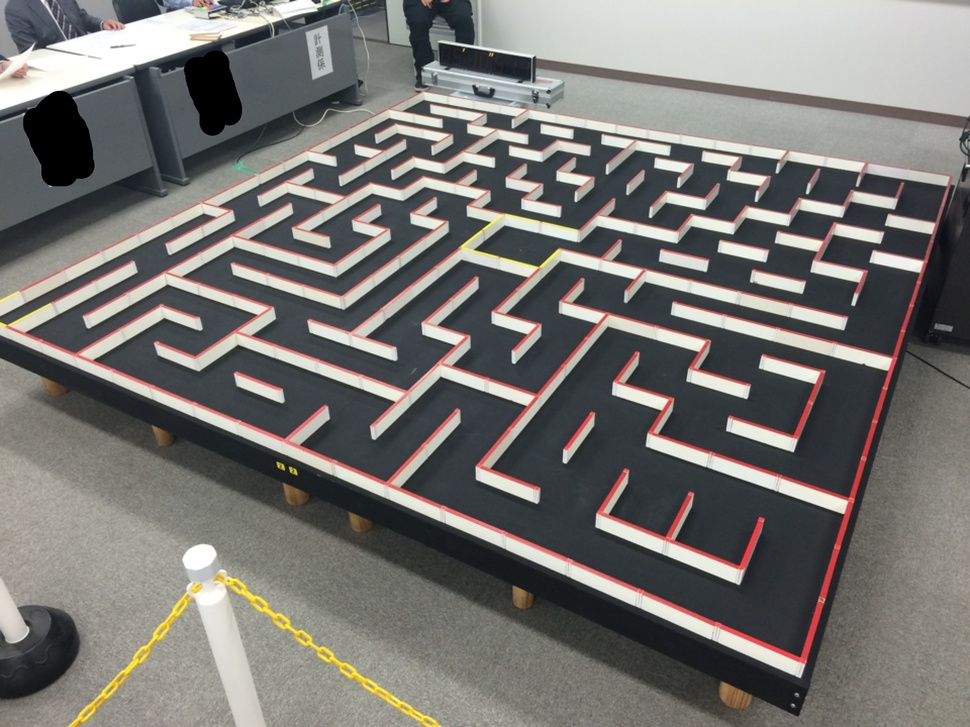
//> input picture source/1.jpg, 970 x 727 px, shrunk from 1920 x 1440 before the run
$ ./main ../source/1.jpg out.png ../source/2.jpg 3 3   (built with g++ and OpenCV 4)
//> lines starting //> are read from the running program, lines starting //| are printed output that depends on the picture; after the words box and inside, x2 and y2 are one past the last pixel; in counts of white or black regions, pixels touching at a corner belong together
//> further down, img1 is the input picture: 727 rows x 970 cols, CV_8UC3; mean B, G, R 113.8, 117.2, 119.3
#include <iostream>
#include <opencv2/opencv.hpp>
#include <fstream>

#include <stdio.h>
#include <stdlib.h>

using namespace std;
using namespace cv;


// [6 lines of commented-out code are left out]

void colorExtraction(Mat *src, Mat *dst, int code,
					 int ch1Lower, int ch1Upper,
					 int ch2Lower, int ch2Upper,
					 int ch3Lower, int ch3Upper
	){
//> called with code = 40, ch1Lower = 160, ch1Upper = 50, ch2Lower = 45, ch2Upper = 255, ch3Lower = 30, ch3Upper = 255
	Mat colorImage;
	int lower[3];
	int upper[3];

	Mat lut = Mat(256, 1, CV_8UC3);
	cvtColor(*src, colorImage, code);
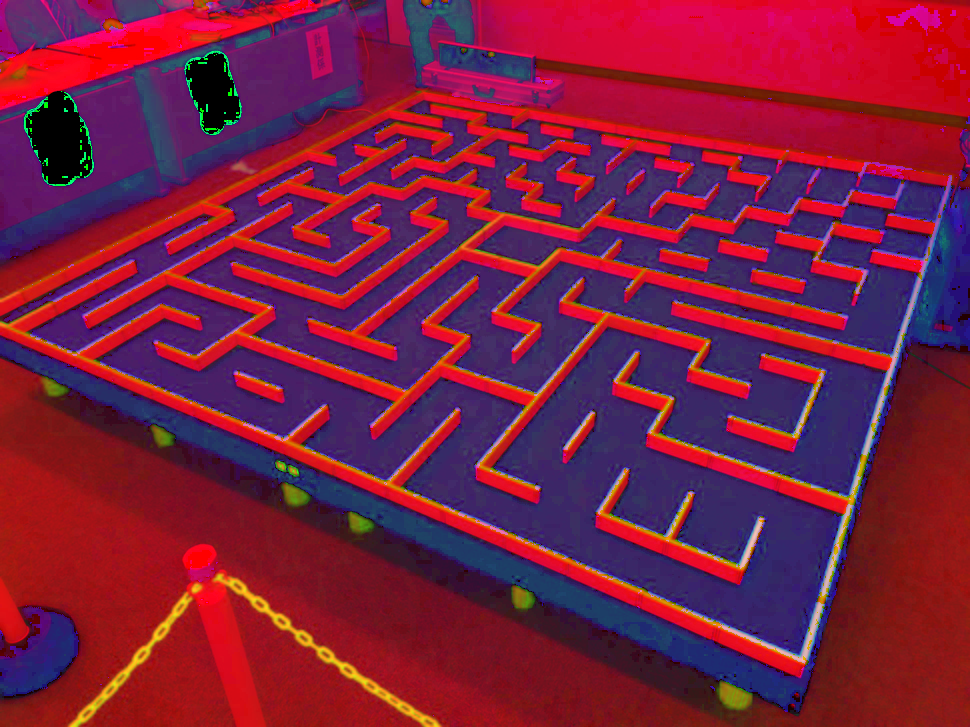
//> colorImage: 727 rows x 970 cols, CV_8UC3; mean B, G, R 63, 29.9, 123.3

	lower[0] = ch1Lower;
	lower[1] = ch2Lower;
	lower[2] = ch3Lower;
	upper[0] = ch1Upper;
	upper[1] = ch2Upper;
	upper[2] = ch3Upper;

	// [28 lines of commented-out code are left out]

	Mat tmp = Mat(src->rows, src->cols, CV_8UC3);
	uchar hsv[3];
	for (int i=0; i<src->cols; i++) {
		for (int j=0; j<src->rows; j++) {
			hsv[0] = colorImage.at<Vec3b>(j, i)[0];
			hsv[1] = colorImage.at<Vec3b>(j, i)[1];
			hsv[2] = colorImage.at<Vec3b>(j, i)[2];
			if (lower[0] <= upper[0]) {
				if(((lower[0] <= hsv[0]) && (hsv[0] <= upper[0]))
				   && ((lower[1] <= hsv[1]) && (hsv[1] <= upper[1]))
				   && ((lower[2] <= hsv[2]) && (hsv[2] <= upper[2]))){
					tmp.at<uchar>(j, i*3) = 255;
					tmp.at<uchar>(j, i*3+1) = 255;
					tmp.at<uchar>(j, i*3+2) = 255;
				} else {
					tmp.at<uchar>(j, i*3) = 0;
					tmp.at<uchar>(j, i*3+1) = 0;
					tmp.at<uchar>(j, i*3+2) = 0;
				}
			} else {
				if(((lower[0] <= hsv[0]) || (hsv[0] <= upper[0]))
				   && ((lower[1] <= hsv[1]) && (hsv[1] <= upper[1]))
				   && ((lower[2] <= hsv[2]) && (hsv[2] <= upper[2]))){
					tmp.at<uchar>(j, i*3) = 255;
					tmp.at<uchar>(j, i*3+1) = 255;
					tmp.at<uchar>(j, i*3+2) = 255;
				} else {
					tmp.at<uchar>(j, i*3) = 0;
					tmp.at<uchar>(j, i*3+1) = 0;
					tmp.at<uchar>(j, i*3+2) = 0;
				}
			}
		}
	}
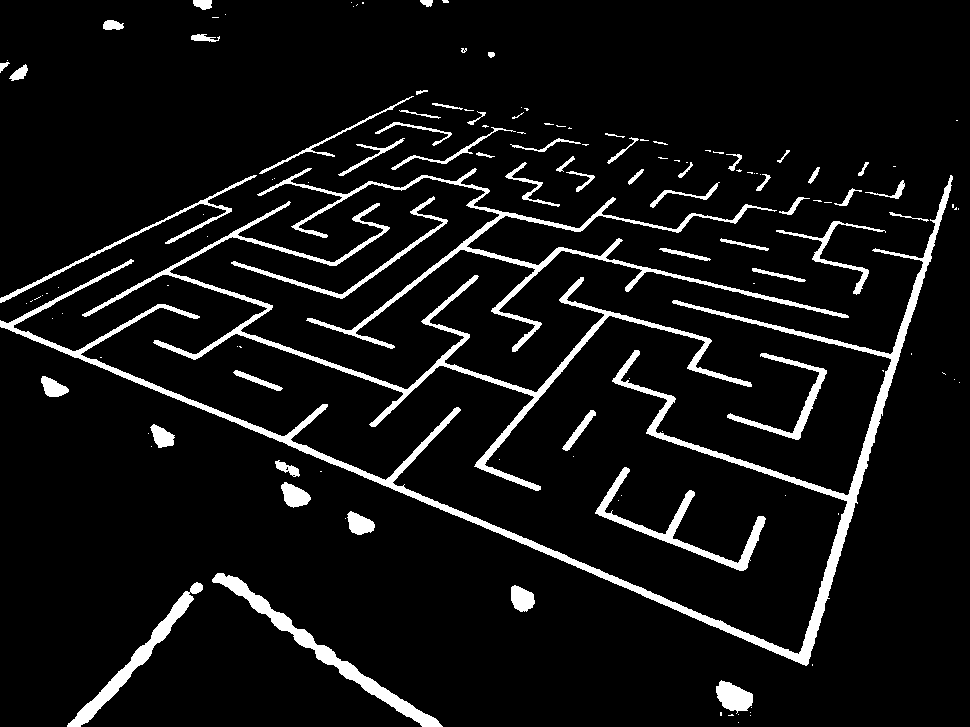
//> tmp: 727 rows x 970 cols, CV_8UC3; 7.3% white; 137 white regions (79 under 20 px), largest, box (x1, y1, x2, y2) and area: (0, 175, 953, 666) 14967, (82, 201, 752, 491) 8390, (257, 168, 849, 352) 6466
//> after the loop, hsv = [35, 25, 131]
	*dst = tmp;
	return;
}

int isExistWall(Mat &mat, int sizeX, int sizeY, int posX, int posY, int side){
	const int dst_width = mat.cols;
	const int dst_height = mat.rows;
	const double divX = (double)dst_width / sizeX;
	const double divY = (double)dst_height / sizeY;
	const int widthWallColumn = divX / 10;
	const int widthWallRow = divY / 10;
	int flag = 1;
	int count = 0;
	Vec3b bgr;
	int x, y;

	if(side == 0){ //right
		for (int i=1; i<4; i++) {
			count = 0;
			y = (int)(divY * (posY + (double)(i)/4));
			x = (int)(divX * (posX+1) - widthWallColumn);
			for (int j=0; j<3*widthWallColumn; j++, x++) {
				bgr = mat.at<Vec3b>(y, x);
				if(bgr[1] > 100){
					++ count;
					// mat.at<Vec3b>(y, x)[0] = 0;
					// mat.at<Vec3b>(y, x)[1] = 0;
					// mat.at<Vec3b>(y, x)[2] = 255;
				}
			}
			if(count < widthWallColumn * 0.1){
				flag = 0;
				break;
			}
		}
	} else { //down
		for (int i=1; i<4; i++) {
			count = 0;
			x = (int)(divX * (posX + (double)i/4));
			y = (int)(divY * (posY+1) - widthWallRow);
			for (int j=0; j<3*widthWallRow; j++, y++) {
				bgr = mat.at<Vec3b>(y, x);
				if(bgr[1] > 100){
					++ count;
					// mat.at<Vec3b>(y, x)[0] = 0;
					// mat.at<Vec3b>(y, x)[1] = 0;
					// mat.at<Vec3b>(y, x)[2] = 255;
				}
			}
			if(count < widthWallRow * 0.1){
				flag = 0;
				break;
			}
		}
	}
	return flag;
}

int main(int argc, char **argv){
	if(argc != 6){
		cout << "HowToUse: " << argv[0] << " srcImage dstImage mazeData x y" << endl;
		return -1;
	}

	const string src_image = argv[1];
	const string dst_image = argv[2];
	const char *mazedata = argv[3];
	const int mazeX = atoi(argv[4]);
	const int mazeY = atoi(argv[5]);

	Mat_<Vec3b> img1 = imread(src_image);
	if(!img1.data){
		cout << "can't find" << src_image << endl;
		return -1;
	}

	ofstream ofs(mazedata);

	Mat img2;
	colorExtraction(&img1, &img2, CV_BGR2HSV, 160, 50, 45, 255, 30, 255);

	ofs << "+";
	for (int i=0; i<mazeX; i++) {
		ofs << "---+";
	}
	ofs << endl << "|";

	for (int i=0; i<mazeY; i++) {
		for (int j=0; j<mazeX-1; j++) {
			ofs << "   ";
			if(isExistWall(img2, mazeX, mazeY, j, i, 0))
				ofs << "|";
			else
				ofs << " ";
		}
		ofs << "   |" << endl << "+";
		if(i != mazeY-1){
			for (int j=0; j<mazeX; j++) {
				if(isExistWall(img2, mazeX, mazeY, j, i, 1))
					ofs << "---+";
				else
					ofs << "   +";
			}
			ofs << endl << "|";
		}
	}

	for (int i=0; i<mazeX; i++) {
		ofs << "---+";
	}
	ofs << endl;
	ofs << endl;

	if(mazeX == 16 && mazeY == 16){
		unsigned char tmp = 0;
		ofs << "map[][]=" << endl;
		ofs << "{";
		for (int i=0; i<16; i++) {
			ofs << "{";
			for (int j=0; j<16; j++) {
				tmp = 0;
				if((j == 15) || isExistWall(img2, 16, 16, j, i, 0))
					tmp += 2;
				if((i == 15) || isExistWall(img2, 16, 16, j, i, 1))
					tmp += 8;
				char num[5];
				sprintf(num, "%d", tmp);
				ofs << num;
				if(j != 15) ofs << ",";
			}
			ofs << "}," << endl;
		}
		ofs << "};";
	} else if(mazeX == 32 && mazeY == 32){
		unsigned char tmp = 0;
		ofs << "map[][]=" << endl;
		ofs << "{";
		for (int i=0; i<32; i++) {
			ofs << "{";
			for (int j=31; j>=0; j--) {
				tmp = 0;
				if((i == 31) || isExistWall(img2, 32, 32, i, j, 0))
					tmp += 2;
				if((j == 31) || isExistWall(img2, 32, 32, i, j, 1))
					tmp += 8;
				if((j == 0) || isExistWall(img2, 32, 32, i, j-1, 1))
					tmp += 1;
				if((i == 0) || isExistWall(img2, 32, 32, i-1, j, 0))
					tmp += 4;
				char num[5];
				sprintf(num, "%d", tmp);
				ofs << num;
				// ofs << itoa(tmp, 10);
				if(j != 0) ofs << ",";
			}
			if (i == 31) {
				ofs << "}" << endl;
			} else {
				ofs << "}," << endl;
			}
		}
		ofs << "};";
	}


	ofs.close();
	imwrite(dst_image, img2);

	return 0;
}

$ run again, on source/3.jpg
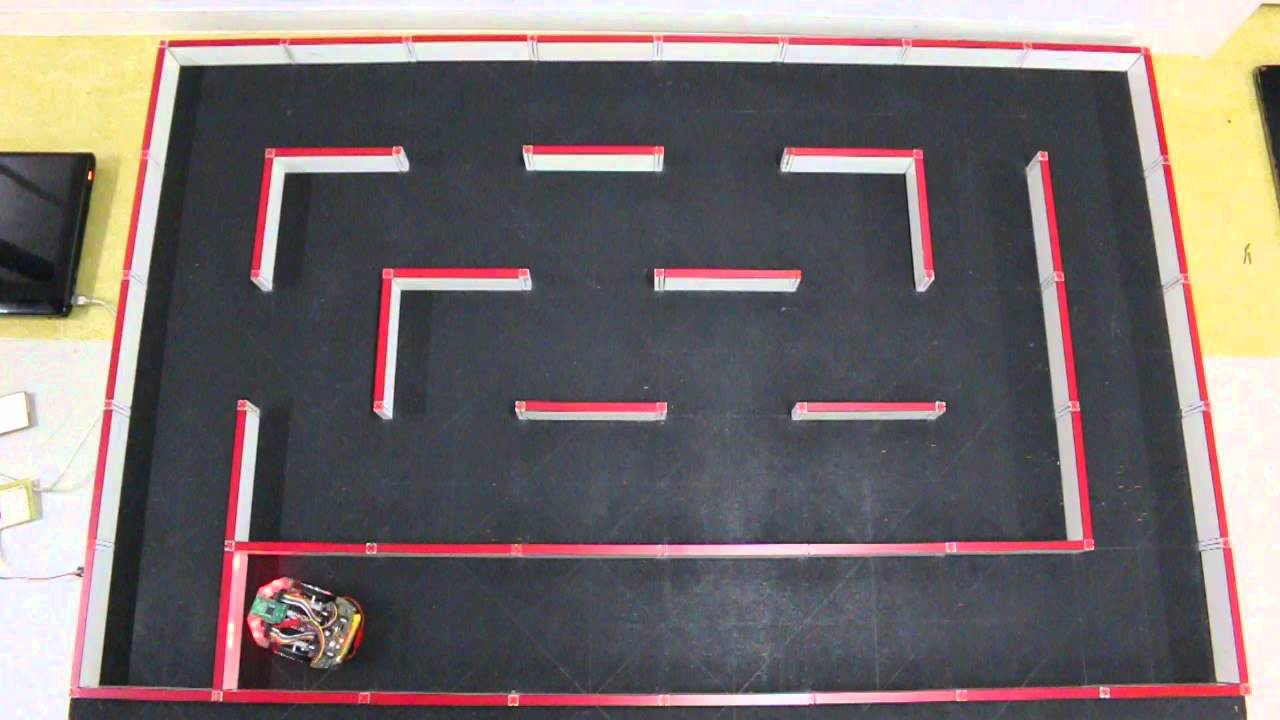
//> input picture source/3.jpg, 1280 x 720 px
//> img1 is the input picture: 720 rows x 1280 cols, CV_8UC3; mean B, G, R 109.9, 109.9, 119.7
//> in colorExtraction, `cvtColor(*src, colorImage, code);`:
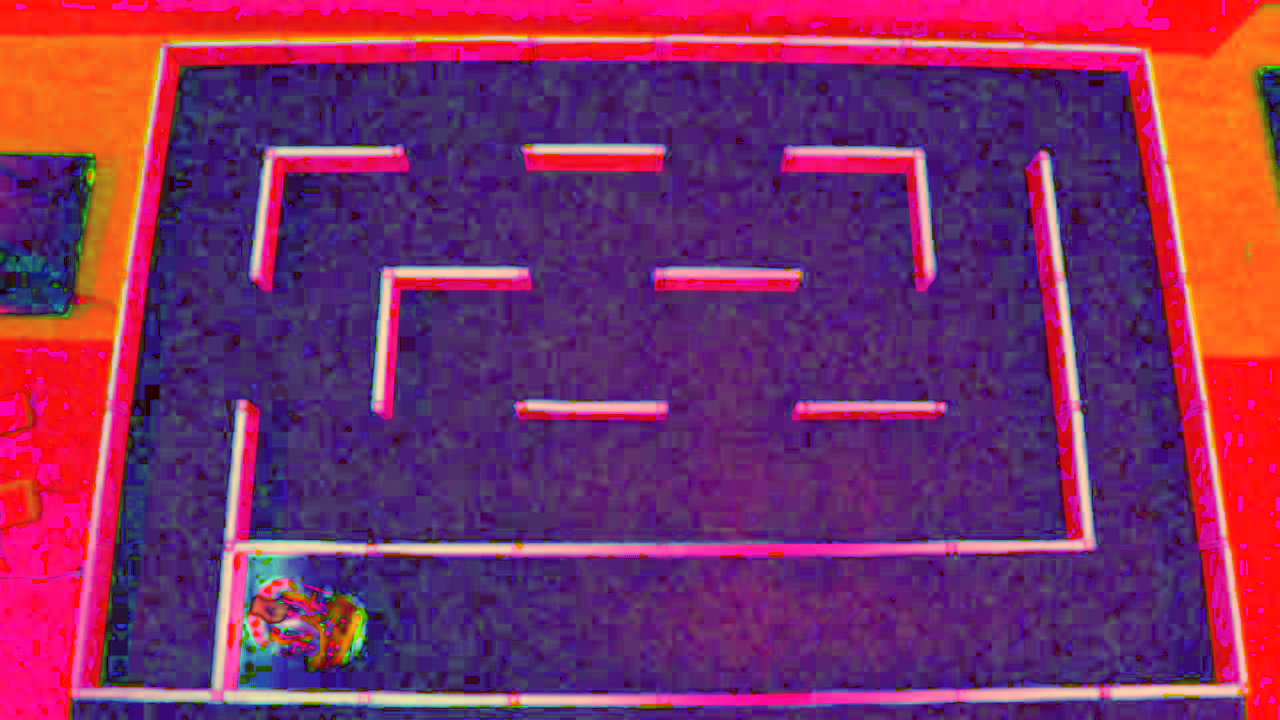
//> colorImage: 720 rows x 1280 cols, CV_8UC3; mean B, G, R 100.8, 46.3, 126.9
//> after the loop in colorExtraction, `for (int i=0; i<src->cols; i++)`:
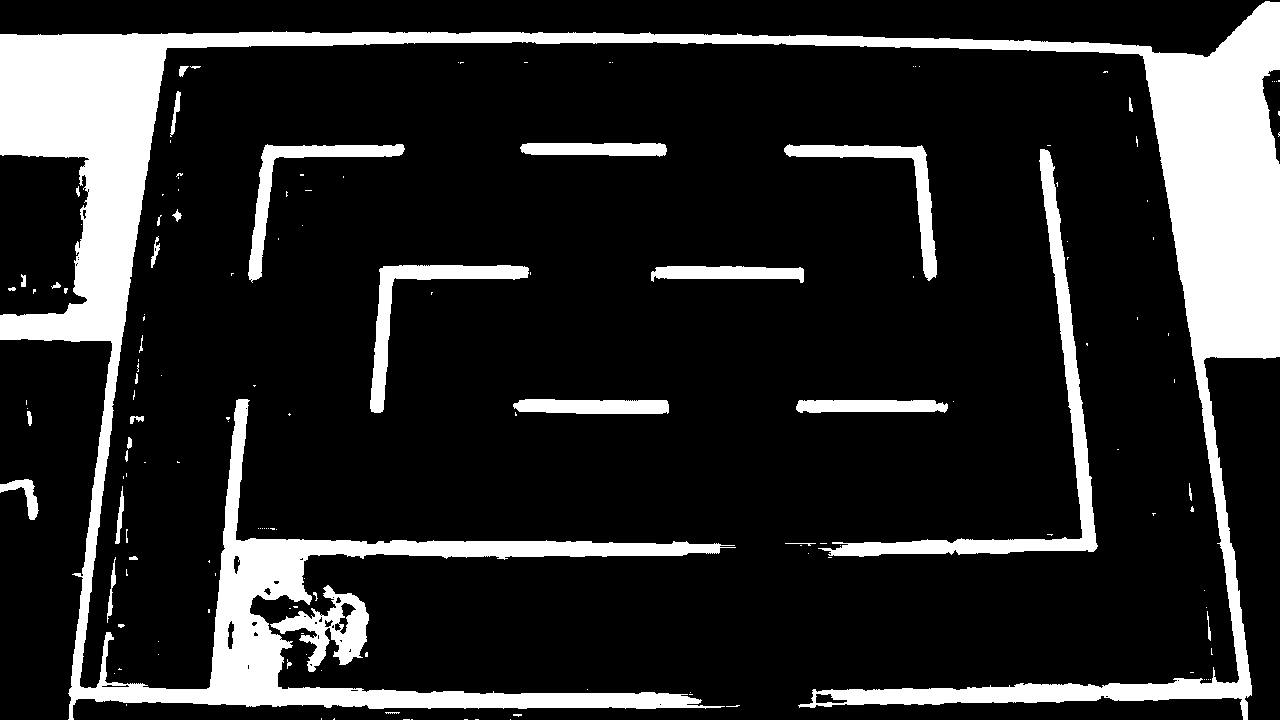
//> tmp: 720 rows x 1280 cols, CV_8UC3; 16.5% white; 154 white regions (115 under 20 px), largest, box (x1, y1, x2, y2) and area: (0, 1, 1280, 720) 120145, (818, 149, 1098, 557) 8472, (370, 265, 529, 413) 3797
//> after the loop in colorExtraction, `for (int i=0; i<src->cols; i++)`: hsv = [175, 12, 255]

$ run again, on source/4.jpg
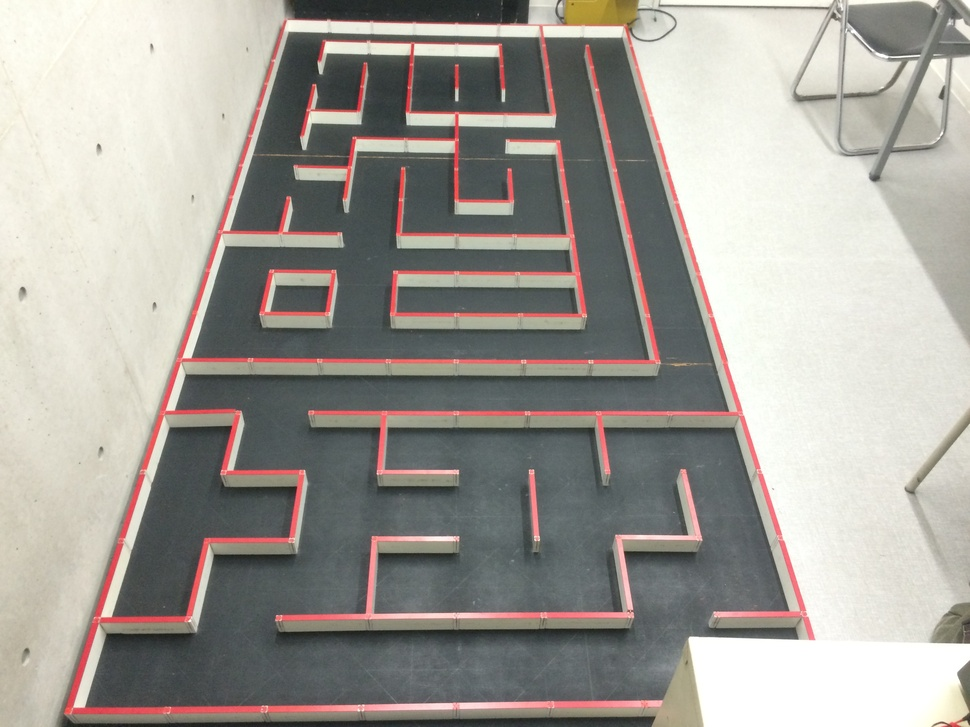
//> input picture source/4.jpg, 970 x 727 px, shrunk from 3264 x 2448 before the run
//> img1 is the input picture: 727 rows x 970 cols, CV_8UC3; mean B, G, R 152.2, 158.6, 162.4
//> in colorExtraction, `cvtColor(*src, colorImage, code);`:
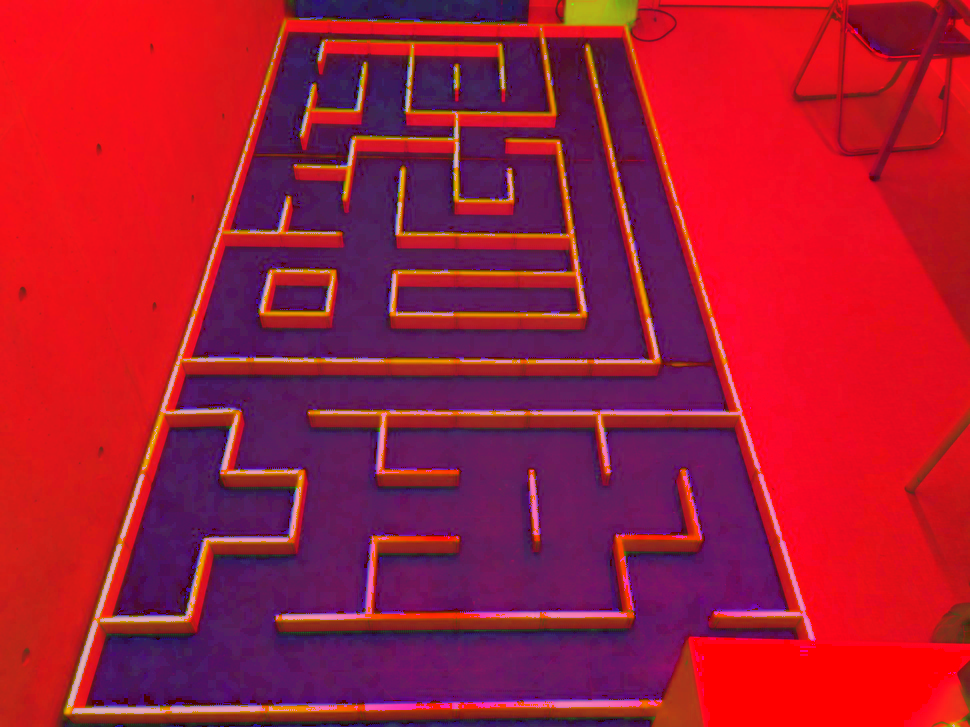
//> colorImage: 727 rows x 970 cols, CV_8UC3; mean B, G, R 53.8, 25.8, 165.8
//> after the loop in colorExtraction, `for (int i=0; i<src->cols; i++)`:
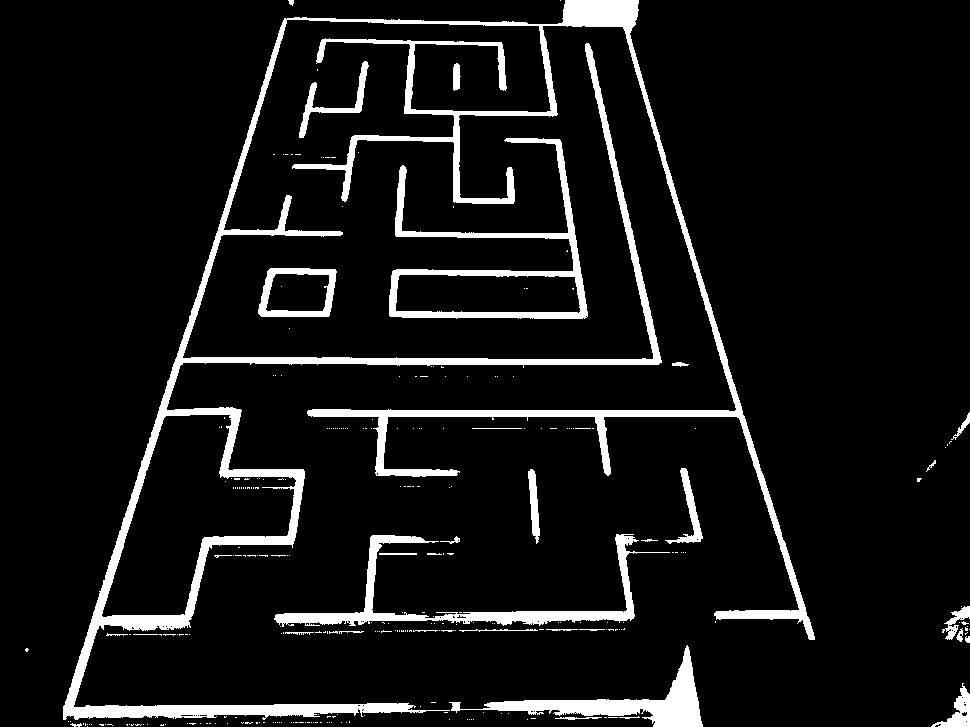
//> tmp: 727 rows x 970 cols, CV_8UC3; 8.3% white; 286 white regions (252 under 20 px), largest, box (x1, y1, x2, y2) and area: (63, 0, 815, 720) 36938, (389, 138, 588, 319) 5404, (274, 534, 670, 627) 5146
//> after the loop in colorExtraction, `for (int i=0; i<src->cols; i++)`: hsv = [26, 51, 211]
